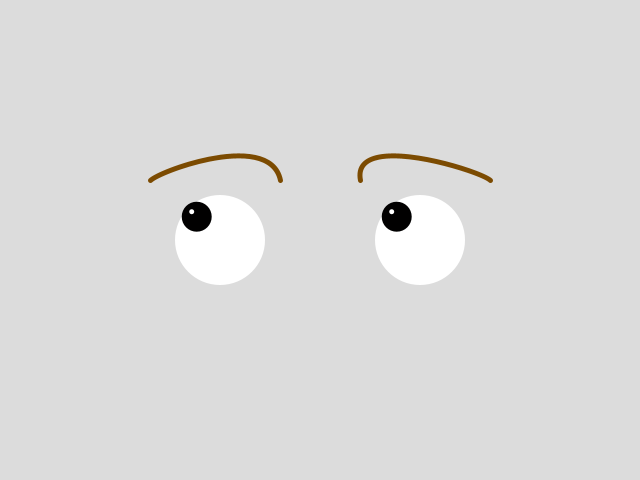
Frame 1 (no input)
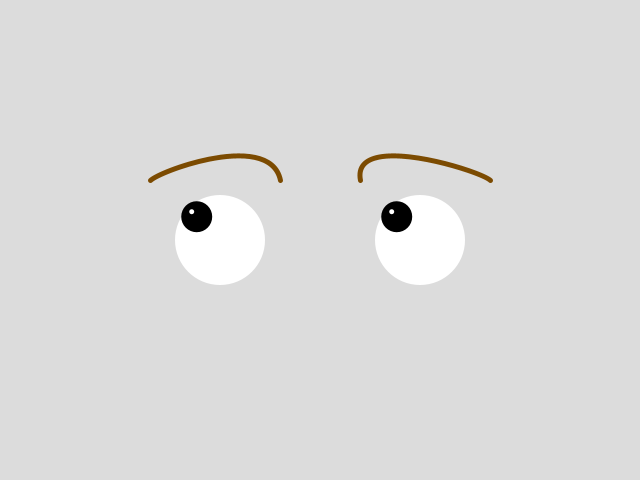
Frame 60 (the mouse pressed at the canvas centre just before this capture)
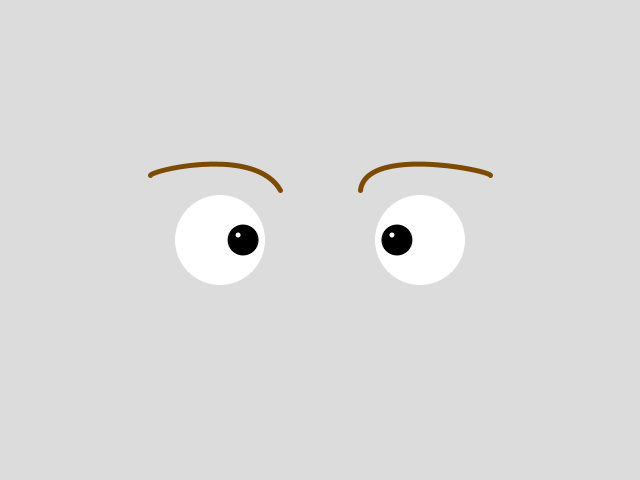
Frame 120 (the mouse held since frame 60 and released just before this capture)

The Processing sketch that drew these frames (run headless with seeded random() and noise(); from frame 60 on, the mouse is pressed at the canvas centre):

// Processing sketch: processing_7185
// ── processing_7185.pde

int eyeSize = 90; 
int eyePosXL=220; 
int eyePosY = 240; 
int eyePosXR = 420; 
int pupilSize = 30; 
int blinkTime; 
int blinkOpen = 0; 
int eyeRed =1; 
int eyeRedR =1; 
int overPupil = 0; 
int overPupilR = 0; 
int f; 
boolean follow = true; 
float pupilX; 
float pupilY; 
float pupilXR; 
float pupilYR; 
float pupilDist; 
float speed; 
boolean sleep = false; 
boolean sleepR = false; 
void setup(){ 
 size(640,480); 
 smooth(); 
} 
 
void draw(){ 
 background(220); 
 noStroke(); 
 fill(255); 
 //white part of eye 
 ellipse(eyePosXL,eyePosY,eyeSize,eyeSize); 
 ellipse(eyePosXR,eyePosY,eyeSize,eyeSize); 
 speed = dist(pmouseX,pmouseY,mouseX,mouseY); 
 if(speed>80){ 
   pupilSize=10; 
 } 
 //Makes the eye move smooth but still center when the mouse is rightabove the pupil 
 if(follow){ 
 pupilY = 210 + map(mouseY,0,480,0,60); 
 pupilYR = 210 + map(mouseY,0,480,0,60); 
 if(eyePosXL > mouseX){ 
   pupilX = map(mouseX,0,eyePosXL,eyePosXL-30,eyePosXL); 
 }else if(mouseX >350){ 
   pupilX = eyePosXL+30; 
 }else{ 
   pupilX = map(mouseX,eyePosXL,350,eyePosXL,eyePosXL+30); 
 } 
 
 if(mouseX > eyePosXR){ 
   pupilXR = map(mouseX,eyePosXR,640,eyePosXR,eyePosXR+30); 
 }else if(290 >mouseX){ 
  pupilXR = eyePosXR-30; 
 }else{ 
    pupilXR = map(mouseX,eyePosXR,290,eyePosXR,eyePosXR-30); 
  }  
 } 
  //Making sure that the pupil is inside the white of the eye 
 pupilDist=dist(eyePosXL,eyePosY,pupilX,pupilY); 
 if(pupilDist>31){ 
   //Pupil is outside white 
  if(pupilX>200){ 
    pupilX = pupilX - ((pupilDist-29)/2); 
  }else{ 
    pupilX = pupilX + ((pupilDist-29)/2); 
  } 
  if(240>pupilY){ 
    pupilY= pupilY + ((pupilDist-29)/2); 
  }else{ 
    pupilY= pupilY - ((pupilDist-29)/2); 
  } 
 } 
  
 pupilDist=dist(eyePosXR,eyePosY,pupilXR,pupilYR); 
 if(pupilDist>31){ 
   //Pupil is outside white 
  if(pupilXR>440){ 
    pupilXR = pupilXR - ((pupilDist-29)/2); 
  }else{ 
    pupilXR = pupilXR + ((pupilDist-29)/2); 
  } 
  if(240>pupilY){ 
    pupilYR= pupilYR + ((pupilDist-29)/2); 
  }else{ 
    pupilYR= pupilYR - ((pupilDist-29)/2); 
  } 
 } 
 fill(eyeRed,0,0); 
 ellipse(pupilX,pupilY,pupilSize,pupilSize); 
  fill(eyeRedR,0,0); 
 ellipse(pupilXR,pupilYR,pupilSize,pupilSize); 
 
 fill(255);
 ellipse(pupilX-5,pupilY-5,5,5);
ellipse(pupilXR-5,pupilYR-5,5,5);  
  
 //if over pupil close left eye 
 
 if(dist(mouseX,mouseY,pupilX,pupilY)<16){ 
   overPupil++;     
   fill(220); 
   if(overPupil<20){ 
     ellipse(eyePosXL,eyePosY+(3*overPupil)-60,eyeSize+100,eyeSize+10); 
      
   }else{ 
     ellipse(eyePosXL,eyePosY,eyeSize,eyeSize+10); 
     sleep=true; 
     sleepR=false; 
     blinkOpen = 0; 
   }    
 }else{    
    overPupil = 0; 
} 
//if over pupil close right eye 
 
 if(dist(mouseX,mouseY,pupilXR,pupilYR)<16){ 
   overPupilR++;     
   fill(220); 
   if(overPupilR<20){ 
     ellipse(eyePosXR,eyePosY+(3*overPupilR)-60,eyeSize+100,eyeSize+10); 
      
   }else{ 
     ellipse(eyePosXR,eyePosY,eyeSize,eyeSize+10); 
     sleepR=true; 
     sleep=false; 
     blinkOpen = 0; 
   }    
 }else{    
    overPupilR = 0; 
} 
  
  
  
//is he asleep? 
 if((mouseX == pmouseX && mouseY == pmouseY)){ 
    
   blinkTime++; 
   if(blinkTime > 180){ 
     //background(220); 
     //noFill(); 
     fill(220); 
     //stroke(9); 
     if(240 > blinkTime){ 
       ellipse(eyePosXL,eyePosY-60+(blinkTime-180),eyeSize+100,eyeSize+10); 
       ellipse(eyePosXR,eyePosY-60+(blinkTime-180),eyeSize+100,eyeSize+10); 
     }else{ 
       ellipse(eyePosXL,eyePosY,eyeSize,eyeSize+10); 
       ellipse(eyePosXR,eyePosY,eyeSize,eyeSize+10); 
       sleep=true; 
       sleepR=true; 
       blinkOpen = 0; 
        
        
     } 
 
   } 
 }else{ 
    
    blinkTime=0; 
 } 
  //opening eyes 
 if(sleep && dist(mouseX,mouseY,pupilX,pupilY)>16){ 
     if(blinkOpen<15){ 
       fill(220); 
       ellipse(eyePosXL,eyePosY-blinkOpen*4,eyeSize+100,eyeSize+10); 
       //ellipse(eyePosXR,eyePosY-blinkOpen*4,eyeSize+100,eyeSize+10); 
       blinkOpen++; 
       eyeRed=250;        
     }  
   } 
 if(sleepR && dist(mouseX,mouseY,pupilXR,pupilY)>16){ 
     if(blinkOpen<15){ 
       fill(220); 
       //ellipse(eyePosXR,eyePosY-blinkOpen*4,eyeSize+100,eyeSize+10); 
       ellipse(eyePosXR,eyePosY-blinkOpen*4,eyeSize+100,eyeSize+10); 
       blinkOpen++; 
       eyeRedR=250;        
     }  
        
  } 
 if(eyeRed > 0){ 
   eyeRed--; 
  } 
  if(eyeRedR > 0){ 
   eyeRedR--; 
  } 
 if(pupilSize < 31){ 
   pupilSize++; 
  } 
 
  //eyebrows
  stroke(#7C4B01);
  strokeWeight(5);
  noFill();
  bezier(280, map(mouseY,0,480,180,200), map(mouseY,0,480,270,240), map(mouseY,0,480,130,160), map(mouseY,0,480,160,140), 170, 150,map(mouseY,0,480,180,170));
  bezier(360, map(mouseY,0,480,180,200), map(mouseY,0,480,350,380), map(mouseY,0,480,130,160), map(mouseY,0,480,480,500), 170, 490,map(mouseY,0,480,180,170));


  
} 
